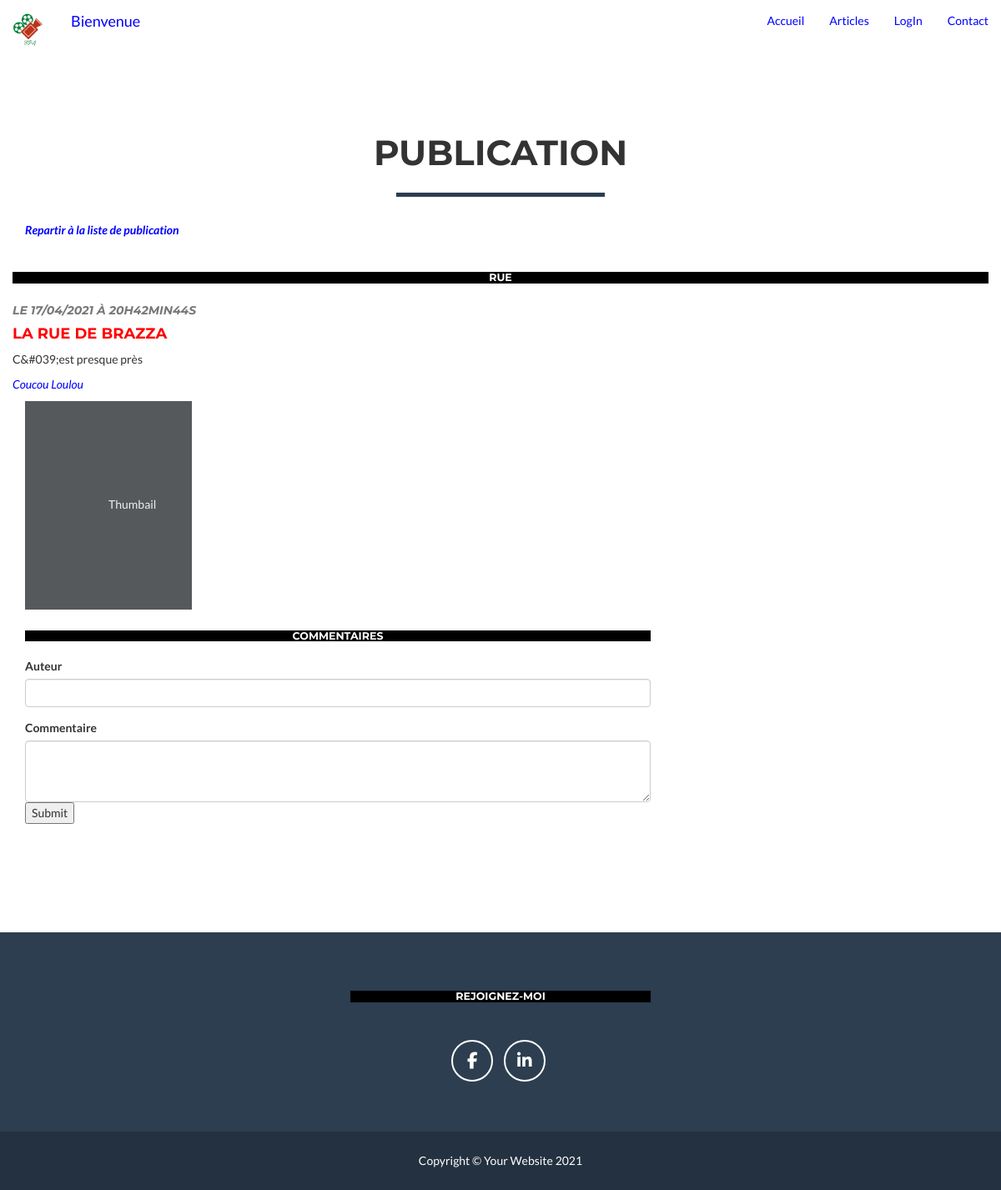
Screenshot of /index.php?action=getPostComments&id_article=30 with the database file from the repository.
### tables this page shows
CREATE TABLE IF NOT EXISTS `post` (
  `id_post` int(11) NOT NULL AUTO_INCREMENT,
  `title` varchar(70) NOT NULL,
  `date_post` datetime NOT NULL,
  `chapo` varchar(255) NOT NULL,
  `content` text NOT NULL,
  `author` varchar(70) NOT NULL,
  PRIMARY KEY (`id_post`)
);

### controllers/ctrlComments.php (called while the page is built, shortened)
<?php
class ctrlComments
{
	 public function getPostComments()
	{
		$instance_post=new \myrna\blog\model\PostManager();
		if(isset($_GET['id_article']) AND !empty($_GET['id_article']) )
		$post=$instance_post->getPost($_GET['id_article']);
		require('view/frontend/postView.php');
	}
}

### index.php (called while the page is built, shortened)
<?php
$switcher= new \myrna\blog\controllers\Switcher();
$switcher->switchRequete();
?>

### model/PostManager.php (called while the page is built, shortened)
<?php
class PostManager extends Manager
{
	public function getPost($postId)
	{
	    $bdd=$this->bddConnexion();
	    $sql_post='SELECT id_post,title,DATE_FORMAT(date_post,\'%d/%m/%Y à %Hh%imin%ss\' )
			 AS date_post_fr,chapo,content,author FROM post WHERE id_post=?
			 ORDER BY date_post DESC';
	    $req=$bdd->prepare($sql_post);
	    $req->execute(array($postId));
	    $post=$req->fetch();
		return $post;
	}
}
?>

### view/frontend/postView.php (the view, shortened to what this page needs)
    <section id="portfolio">
        <div class="container">
            <div class="row">
                <div class="col-lg-12 text-center">
                    <h2>Publication</h2>
                    <hr class="star-primary">
                </div>
            </div>
        </div>
        <div class="container">
             <div class="row">
                <div class="col-lg-12">
                    <strong class="d-inline-block mb-2 text-primary">
                        <a href="index.php?action=getListPost">
                            <em>Repartir à la liste de publication</em>
                        </a><br/><br/>
                    </strong>
                </div>
            </div>
            <div class="row flex-md-row ">
                <div col-md-3 style="padding-bottom: 10px">       <h3 class="mb-0"><?php if(isset($post['title']) AND !empty($post['title'])) { echo htmlspecialchars($post['title']);}?></h3>
                    <h5 class="mb-1 text-muted">
                        <br/><em> le <?php if(isset($post['date_post_fr']) AND !empty($post['date_post_fr'])) { echo $post['date_post_fr']; }?> </em>
                    </h5>
                    <p class="card-text mb-auto"> <h4><font color=red><?php if(isset($post['chapo']) AND !empty($post['chapo'])) { echo nl2br(htmlspecialchars($post['chapo']) ).'<br/>'; }?> </font></h4>
                    <?php if(isset($post['content']) AND !empty($post['content'])) { echo nl2br(htmlspecialchars($post['content']) ).'<br/>'; } ?>
                    </p>
                      <a class="stretched-link" href="#">
                        <em> <?php if(isset($post['author']) AND !empty($post['author'])) {echo nl2br(htmlspecialchars($post['author']) ).'<br/>'; }?></em>
                    </a>
                </div>
                <div class="col-md-3" >
                    <svg class="bd-placeholder-img" width="200" height="250" xmlnx="htpp://www.w3.org/2000/svg" role="img" aria-label="Placeholder: Thumbnail" preserveAspectRation="xMidYMid slice" focusable="false">
                        <text x="50%" y="50%" fill="#eceeef" dy=".3em">Thumbail</text>
                    </svg >
                </div>
            </div>
            <div class="row">
                <div class="col-sm-8 portfolio-item bd-example">
                    <h3>Commentaires </h3><br/>
                    <form action="index.php?action=addComments&amp;id_article=<?= $post['id_post'] ?>" method="post">
                        <div class="mb-3 form-group">
                            <label class="form-label" for="FormControlAuteur"> Auteur</label>
                            <input id="FormControlAuteur" type="text" name="author" class="form-control" rows="3"/>
                        </div>
                        <div class="mb-3">
                            <label class="form-label" for="FormControlContenu"> Commentaire</label>
                            <textarea id="FormControlContenu" name="comments" class="form-control" rows="3"></textarea>
                        </div>
                        <div>
                            <input type="submit" name="" />
                        </div>
                    </form>
                </div>
            </div>
        </div>
    </section>
<?php require('template.php'); ?>

### css/style.css (style rules this page uses)
h1, h3 { text-align:center; }
h3 { background-color:black; color:white; font-size:0.9em; margin-bottom:0px; }
a { text-decoration: none; color: blue; }

### rows the page displays
post: title "RUE", chapo "LA RUE DE BRAZZA", content "C&#039;est presque près", author "Coucou Loulou"

### other values shown
$post['date_post_fr'] "17/04/2021 À 20H42MIN44S"
